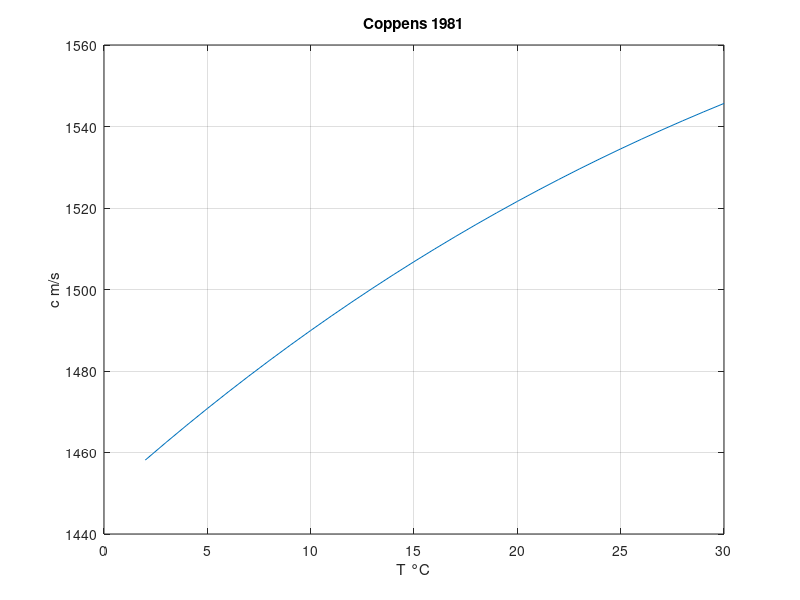

Write MATLAB code to recreate this figure.
% Коппенс 1981
% Компактная модель до 4000 м

Tmax = 30; S = 35; D = 10;
T = 2:1:Tmax;
c = 1449.05 + 4.57*T - 5.21e-2*T.^2 + 2.31e-4*T.^3 + 1.33*(S-35) - 1.10e-2*T*(S-35) + 1.655e-2*D;
figure;
plot(T, c);
title('Coppens 1981'); xlabel('T °C'); ylabel('c m/s'); grid on;

%{
@play
{
 "title": "Coppens 1981",
 "groups": [
  {
   "name": "Environment",
   "controls": [
    {
     "var": "Tmax",
     "label": "T max °C",
     "min": 5,
     "max": 30,
     "step": 1,
     "default": 30
    },
    {
     "var": "S",
     "label": "Salinity",
     "min": 30,
     "max": 40,
     "step": 1,
     "default": 35
    },
    {
     "var": "D",
     "label": "Depth m",
     "min": 0,
     "max": 4000,
     "step": 100,
     "default": 10
    }
   ]
  }
 ]
}
%}
